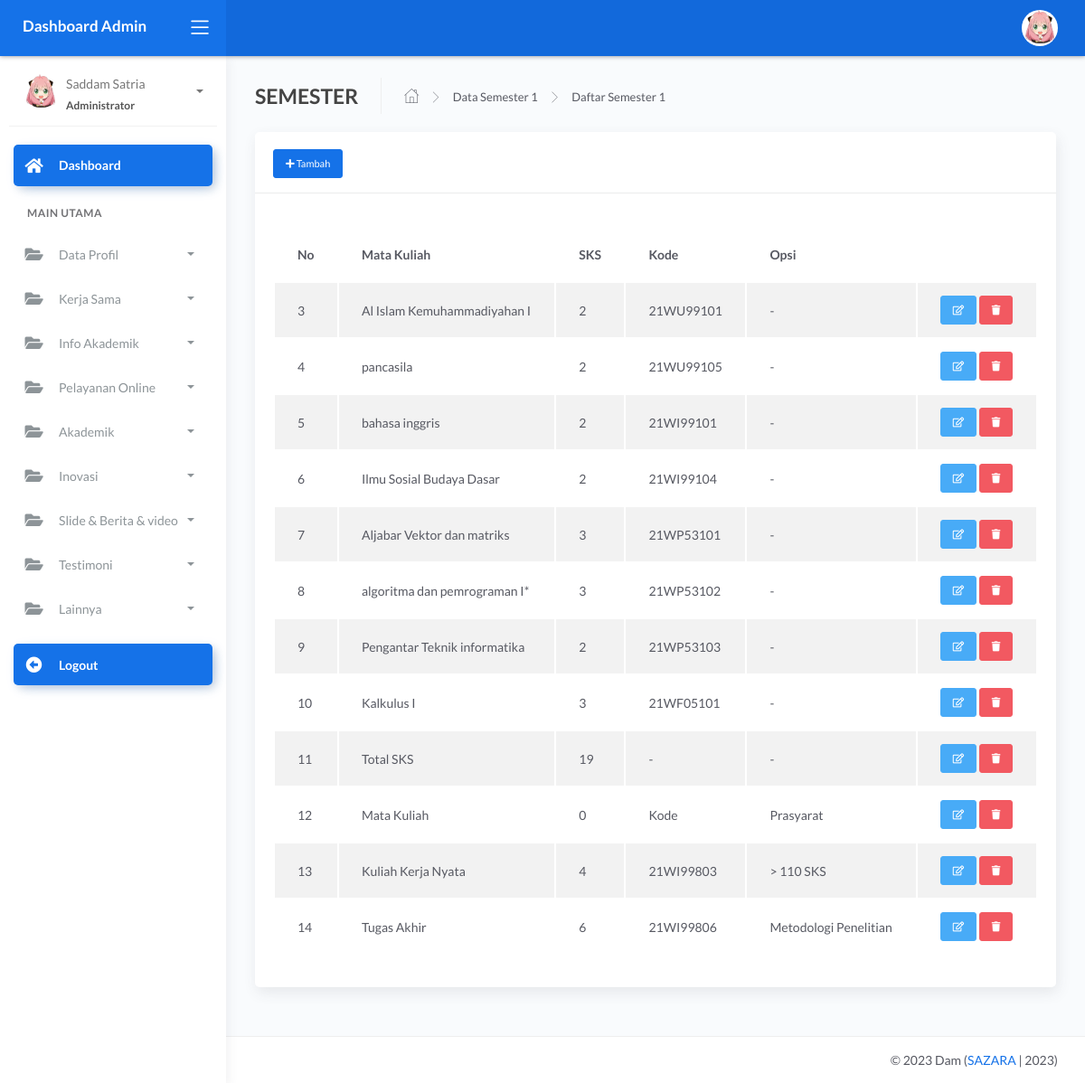
The page /admin/dashboard.php?page=semester_satu (signed in) on the database its author committed.
### tables this page shows
CREATE TABLE `tb_semester_1` (
  `no` int(11) NOT NULL,
  `matakuliah` varchar(30) NOT NULL,
  `sks` int(20) NOT NULL,
  `kode` varchar(20) NOT NULL,
  `prasyarat` varchar(30) NOT NULL
);

### admin/modul/pelayanan_online/kurikulum/semester_1/semester_1_data.php (the view, shortened to what this page needs)
<div class="page-inner">
          <div class="page-header">
            <h4 class="page-title">SEMESTER</h4>
            <ul class="breadcrumbs">
              <li class="nav-home">
                <a href="#">
                  <i class="flaticon-home"></i>
                </a>
              </li>
              <li class="separator">
                <i class="flaticon-right-arrow"></i>
              </li>
              <li class="nav-item">
                <a href="#">Data Semester 1</a>
              </li>
              <li class="separator">
                <i class="flaticon-right-arrow"></i>
              </li>
              <li class="nav-item">
                <a href="#">Daftar Semester 1</a>
              </li>
            </ul>
          </div>
          <div class="row">
            <div class="col-md-12">
              <div class="card">
                <div class="card-header">
                  <div class="card-title">
                     <a href="?page=semester_satu&act=add" class="btn btn-primary btn-sm text-white"><i class="fa fa-plus"></i> Tambah</a>
                  </div>
                </div>
                <div class="card-body">
                      <div class="table-responsive">
                   <table id="basic-datatables" class="display table table-striped table-hover" >
                    <thead>
                        <tr>
                            <th>No</th>
                            <th>Mata Kuliah</th>
                            <th>SKS</th>
                            <th>Kode</th>
                            <th>Opsi</th>
                        </tr>
                    </thead>
                    <tbody>
                        <?php
      $guru = mysqli_query($con,"SELECT * FROM tb_semester_1 ");
                        foreach ($guru as $g) {?>
                        <tr>
                            <td><?= $g['no']?></td>
                            <td><?=$g['matakuliah'];?></td>
                            <td><?=$g['sks'];?></td>
                            <td><?=$g['kode'];?> </td>
                            <td><?=$g['prasyarat'];?> </td>
                              <td>
              <a class="btn btn-info btn-sm" href="?page=semester_satu&act=edit&id=<?=$g['no']?>"><i class="far fa-edit"></i></a>
              <a class="btn btn-danger btn-sm" onclick="return confirm('Yakin Hapus Data ??')" href="?page=semester_1&act=del&id=<?=$g['no'] ?>"><i class="fas fa-trash"></i>
              </a>
                            </td>
                        </tr>
                    <?php } ?>
                    </tbody>
                </table>
                      </div>
                    </div>
                  </div>
                </div>
</div>
</div>

### admin/dashboard.php (shortened to what this page needs)
<?php
include '../config/db.php';
	?>
<?php
$id_login = @$_SESSION['admin'];
$sql = mysqli_query($con, "SELECT * FROM tb_admin
 WHERE id_admin = '$id_login'") or die(mysqli_error($con));
$data = mysqli_fetch_array($sql);
?>
<!DOCTYPE html>
<html lang="en">
<head>
	<link rel="stylesheet" href="../assets/css/bootstrap.min.css">
	<link rel="stylesheet" href="../assets/css/atlantis.min.css">
	<link rel="stylesheet" href="../assets/css/demo.css">
</head>
<body>
	<div class="wrapper">
		<div class="main-header">
			<div class="logo-header" data-background-color="blue">
				<a href="dashboard.php" class="logo">
					<b class="text-white">Dashboard Admin</b>
				</a>
				<div class="nav-toggle">
					<button class="btn btn-toggle toggle-sidebar">
						<i class="icon-menu"></i>
					</button>
				</div>
			</div>
			<nav class="navbar navbar-header navbar-expand-lg" data-background-color="blue2">
				<div class="container-fluid">
					<ul class="navbar-nav topbar-nav ml-md-auto align-items-center">
						<li class="nav-item dropdown hidden-caret">
							<a class="dropdown-toggle profile-pic" data-toggle="dropdown" href="#"
								aria-expanded="false">
								<div class="avatar-sm">
									<img src="../assets/img/user/<?= $data['foto'] ?>" alt="..."
										class="avatar-img rounded-circle">
								</div>
							</a>
						</li>
					</ul>
				</div>
			</nav>
		</div>
		<div class="sidebar sidebar-style-2">
			<div class="sidebar-wrapper scrollbar scrollbar-inner">
				<div class="sidebar-content">
					<div class="user">
						<div class="avatar-sm float-left mr-2">
							<img src="../assets/img/user/<?= $data['foto'] ?>" alt="..."
								class="avatar-img rounded-circle">
						</div>
						<div class="info">
							<a data-toggle="collapse" href="#collapseExample" aria-expanded="true">
								<span>
									<?= $data['nama_admin'] ?>
									<span class="user-level">Administrator</span>
									<span class="caret"></span>
								</span>
							</a>
						</div>
					</div>
					<ul class="nav nav-primary">
						<li class="nav-item active">
							<a href="dashboard.php" class="collapsed">
								<i class="fas fa-home"></i>
								<p>Dashboard</p>
							</a>
						</li>
						<li class="nav-section">
							<h4 class="text-section">Main Utama</h4>
						</li>
						<li class="nav-item">
							<a data-toggle="collapse" href="#profil">
								<i class="fas fa-folder-open"></i>
								<p>Data Profil</p>
								<span class="caret"></span>
							</a>
						</li>
						<li class="nav-item">
							<a data-toggle="collapse" href="#kerja_sama">
								<i class="fas fa-folder-open"></i>
								<p>Kerja Sama</p>
								<span class="caret"></span>
							</a>
						</li>
						<li class="nav-item">
							<a data-toggle="collapse" href="#info_akademik">
								<i class="fas fa-folder-open"></i>
								<p>Info Akademik</p>
								<span class="caret"></span>
							</a>
						</li>
						<li class="nav-item">
							<a data-toggle="collapse" href="#pelayanan">
								<i class="fas fa-folder-open"></i>
								<p>Pelayanan Online</p>
								<span class="caret"></span>
							</a>
						</li>
						<li class="nav-item">
							<a data-toggle="collapse" href="#akademik">
								<i class="fas fa-folder-open"></i>
								<p>Akademik</p>
								<span class="caret"></span>
							</a>
						</li>
						<li class="nav-item">
							<a data-toggle="collapse" href="#inovasi">
								<i class="fas fa-folder-open"></i>
								<p>Inovasi</p>
								<span class="caret"></span>
							</a>
						</li>
						<li class="nav-item">
							<a data-toggle="collapse" href="#dokumen">
								<i class="fas fa-folder-open"></i>
								<p>Slide & Berita & video</p>
								<span class="caret"></span>
							</a>
						</li>
						<li class="nav-item">
							<a data-toggle="collapse" href="#testi">
								<i class="fas fa-folder-open"></i>
								<p>Testimoni</p>
								<span class="caret"></span>
							</a>
						</li>
						<li class="nav-item">
							<a data-toggle="collapse" href="#download">
								<i class="fas fa-folder-open"></i>
								<p>Lainnya</p>
								<span class="caret"></span>
							</a>
						</li>
						<li class="nav-item active mt-3">
							<a href="index.php" class="collapsed">
								<i class="fas fa-arrow-alt-circle-left"></i>
								<p>Logout</p>
							</a>
						</li>
					</ul>
				</div>
			</div>
		</div>
		<div class="main-panel">
			<div class="content">
				<?php
				$page = @$_GET['page'];
				$act = @$_GET['act'];
				if ($page == 'profil') {
					if ($act == 'sejarah') {
						include 'modul/profil/sejarah/sejarah_data.php';
					} elseif ($act == 'add') {
						include 'modul/profil/sejarah/sejarah_add.php';
					} elseif ($act == 'proses') {
						include 'modul/profil/sejarah/sejarah_proses.php';
					} elseif ($act == 'edit') {
						include 'modul/profil/sejarah/sejarah_edit.php';
					} elseif ($act == 'del') {
						include 'modul/profil/sejarah/sejarah_hapus.php';
					}
				} elseif ($page == 'semester_satu') {
					if ($act == '') {
						include 'modul/pelayanan_online/kurikulum/semester_1/semester_1_data.php';
					} elseif ($act == 'add') {
						include 'modul/pelayanan_online/kurikulum/semester_1/semester_1_add.php';
					} elseif ($act == 'edit') {
						include 'modul/pelayanan_online/kurikulum/semester_1/semester_1_edit.php';
					} elseif ($act == 'del') {
						include 'modul/pelayanan_online/kurikulum/semester_1/semester_1_hapus.php';
					} elseif ($act == 'proses') {
						include 'modul/pelayanan_online/kurikulum/semester_1/semester_1_proses.php';
					}
				} elseif ($page == '') {
					include 'modul/home.php';
				} else {
					echo "<b>Tidak ada Halaman</b>";
				}
				?>
			</div>
			<footer class="footer">
				<div class="container">
					<div class="copyright ml-auto">
						&copy; <?php echo date('Y'); ?> Dam (<a href="index.php">SAZARA</a> | 2023)
					</div>
				</div>
			</footer>
		</div>
	</div>
</body>
</html>

### rows shown on the page
tb_semester_1: no "3", matakuliah "Al Islam Kemuhammadiyahan I", sks "2", kode "21WU99101", prasyarat "-"
tb_semester_1: no "4", matakuliah "pancasila", sks "2", kode "21WU99105", prasyarat "-"
tb_semester_1: no "5", matakuliah "bahasa inggris", sks "2", kode "21WI99101", prasyarat "-"
tb_semester_1: no "6", matakuliah "Ilmu Sosial Budaya Dasar", sks "2", kode "21WI99104", prasyarat "-"
tb_semester_1: no "7", matakuliah "Aljabar Vektor dan matriks", sks "3", kode "21WP53101", prasyarat "-"
tb_semester_1: no "8", matakuliah "algoritma dan pemrograman I*", sks "3", kode "21WP53102", prasyarat "-"
tb_semester_1: no "9", matakuliah "Pengantar Teknik informatika", sks "2", kode "21WP53103", prasyarat "-"
tb_semester_1: no "10", matakuliah "Kalkulus I", sks "3", kode "21WF05101", prasyarat "-"
tb_semester_1: no "11", matakuliah "Total SKS", sks "19", kode "-", prasyarat "-"
tb_semester_1: no "12", matakuliah "Mata Kuliah", sks "0", kode "Kode", prasyarat "Prasyarat"
tb_semester_1: no "13", matakuliah "Kuliah Kerja Nyata", sks "4", kode "21WI99803", prasyarat "> 110 SKS"
tb_semester_1: no "14", matakuliah "Tugas Akhir", sks "6", kode "21WI99806", prasyarat "Metodologi Penelitian"

### other values the page prints
$data['nama_admin'] "Saddam Satria"
